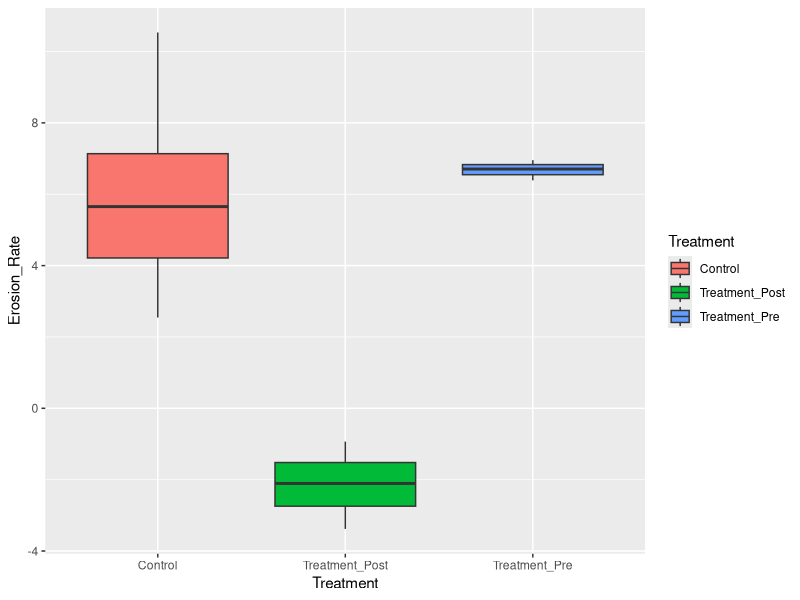

Generate this figure with R:
## ---- chunk 1
library(ggplot2)

nGroup <- 3
nName <- c("Control","Treatment_Pre","Treatment_Post")
Control <- rnorm(n=6,mean=5.2,sd=2) # control and treatment_pre would in theory have the same (or similar average erosion rate
Treatment_Pre <- rnorm(n=3,mean=4.9,sd=2)
Treatment_Post <- rnorm(n=3,mean=1.0,sd=2) # treatment_post would have a low erosion rate since it is after mitigation is installed. 8/10 significant results
nSize <- c(6,3,3)
## ---- chunk 2
ID <- 1:(sum(nSize))
Erosion_Rate <- c(Control,
            Treatment_Pre,
            Treatment_Post)
Treatment <- rep(nName, nSize)
ANOdata <- data.frame(ID,Treatment,Erosion_Rate)
str(ANOdata)

ANOmodel <- aov(Erosion_Rate~Treatment,data=ANOdata)
z <- summary(ANOmodel)
print(z)
## ---- chunk 3
ANOPlot <- ggplot(data=ANOdata,aes(x=Treatment,y=Erosion_Rate,fill=Treatment))+
          geom_boxplot()
print(ANOPlot)
